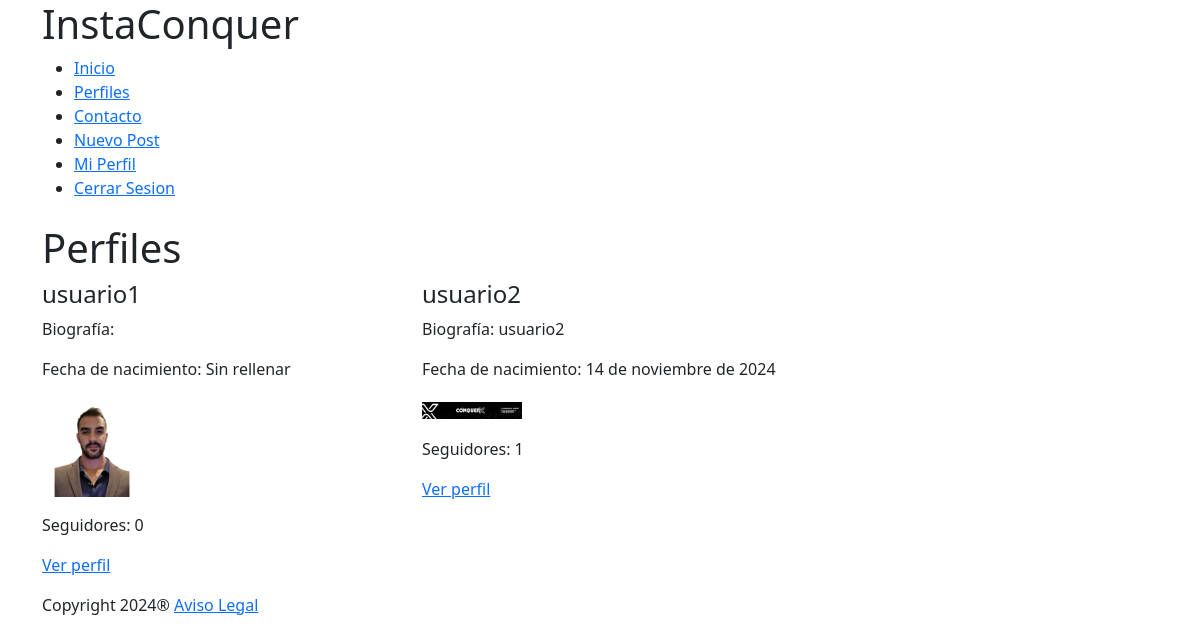
Page /profile/list/ (signed in) on the committed database.
### profiles/models.py (models this page shows, shortened)
class UserProfile(models.Model):
    user = models.OneToOneField(User, on_delete=models.CASCADE, related_name='profile')
    profile_picture = models.ImageField('Imagen de Perfil', upload_to='profile_pictures/', blank=True, null=True)
    bio = models.TextField('Biografia', max_length=500, blank=True)
    birth_date = models.DateField('Fecha de nacimiento', null = True, blank = True)
    followers = models.ManyToManyField("self", symmetrical=False, related_name = 'following', through='Follow')
    class Meta:
        verbose_name = 'Perfil'
        verbose_name_plural = 'Perfiles'

### instagram/views.py (the view)
# urls.py: path('profile/list/', ProfileListView.as_view(), name = 'profile_list'),
@method_decorator(login_required, name='dispatch')
class ProfileListView(ListView):
    model = UserProfile
    template_name = "general/profile_list.html"
    context_object_name = 'profiles'
    def get_queryset(self):
        return UserProfile.objects.all().exclude(user=self.request.user)

### instagram/templates/general/profile_list.html (shortened to what this page needs)
{% extends "general/layout.html" %}
{% block page_content %}
<div class="container">
  <h1>Perfiles</h1>
  <div class="row">
    {% for profile in profiles %}
      <article class="col-12 col-sm-6 col-md-4">
        <h4>{{ profile.user.username }}</h4>
        <p>Biografía: {{ profile.bio|default_if_none:"Sin rellenar" }}</p>
        <p>Fecha de nacimiento: {{ profile.birth_date|default_if_none:"Sin rellenar" }}</p>
        <p>
          {% if profile.profile_picture %}
            <img width="100" src="{{ profile.profile_picture.url }}" alt="">
          {% else %}
            No dispone de foto de perfil
          {% endif %}
        </p>
        <p>Seguidores: {{ profile.followers.count }}</p>
        <p><a href="{% url 'profile_detail' profile.pk %}">Ver perfil</a></p>
      </article>
    {% endfor %}
  </div>
</div>
{% endblock %}

### rows in the picture
UserProfile: user.username "usuario1", birth_date "Sin rellenar", profile_picture (picture), followers.count "0"
UserProfile: user.username "usuario2", bio "usuario2", birth_date "14 de noviembre de 2024", profile_picture (picture), followers.count "1"
